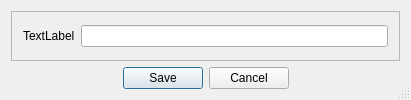
<?xml version="1.0" encoding="UTF-8"?>
<ui version="4.0">
 <class>TextInputDialogClass</class>
 <widget class="QDialog" name="TextInputDialogClass">
  <property name="geometry">
   <rect>
    <x>0</x>
    <y>0</y>
    <width>411</width>
    <height>100</height>
   </rect>
  </property>
  <property name="windowTitle">
   <string notr="true">TextInputDialog</string>
  </property>
  <property name="sizeGripEnabled">
   <bool>true</bool>
  </property>
  <layout class="QVBoxLayout" name="verticalLayout">
   <item>
    <widget class="QFrame" name="frame">
     <property name="frameShape">
      <enum>QFrame::StyledPanel</enum>
     </property>
     <property name="frameShadow">
      <enum>QFrame::Plain</enum>
     </property>
     <layout class="QHBoxLayout" name="horizontalLayout_2">
      <item>
       <widget class="QLabel" name="label">
        <property name="text">
         <string notr="true">TextLabel</string>
        </property>
        <property name="buddy">
         <cstring>lineEdit</cstring>
        </property>
       </widget>
      </item>
      <item>
       <widget class="QLineEdit" name="lineEdit"/>
      </item>
     </layout>
    </widget>
   </item>
   <item>
    <widget class="QDialogButtonBox" name="buttonBox">
     <property name="standardButtons">
      <set>QDialogButtonBox::Cancel|QDialogButtonBox::Save</set>
     </property>
     <property name="centerButtons">
      <bool>true</bool>
     </property>
    </widget>
   </item>
  </layout>
 </widget>
 <layoutdefault spacing="6" margin="11"/>
 <resources/>
 <connections>
  <connection>
   <sender>buttonBox</sender>
   <signal>accepted()</signal>
   <receiver>TextInputDialogClass</receiver>
   <slot>accept()</slot>
   <hints>
    <hint type="sourcelabel">
     <x>102</x>
     <y>57</y>
    </hint>
    <hint type="destinationlabel">
     <x>4</x>
     <y>53</y>
    </hint>
   </hints>
  </connection>
  <connection>
   <sender>buttonBox</sender>
   <signal>rejected()</signal>
   <receiver>TextInputDialogClass</receiver>
   <slot>reject()</slot>
   <hints>
    <hint type="sourcelabel">
     <x>223</x>
     <y>56</y>
    </hint>
    <hint type="destinationlabel">
     <x>339</x>
     <y>31</y>
    </hint>
   </hints>
  </connection>
 </connections>
</ui>
